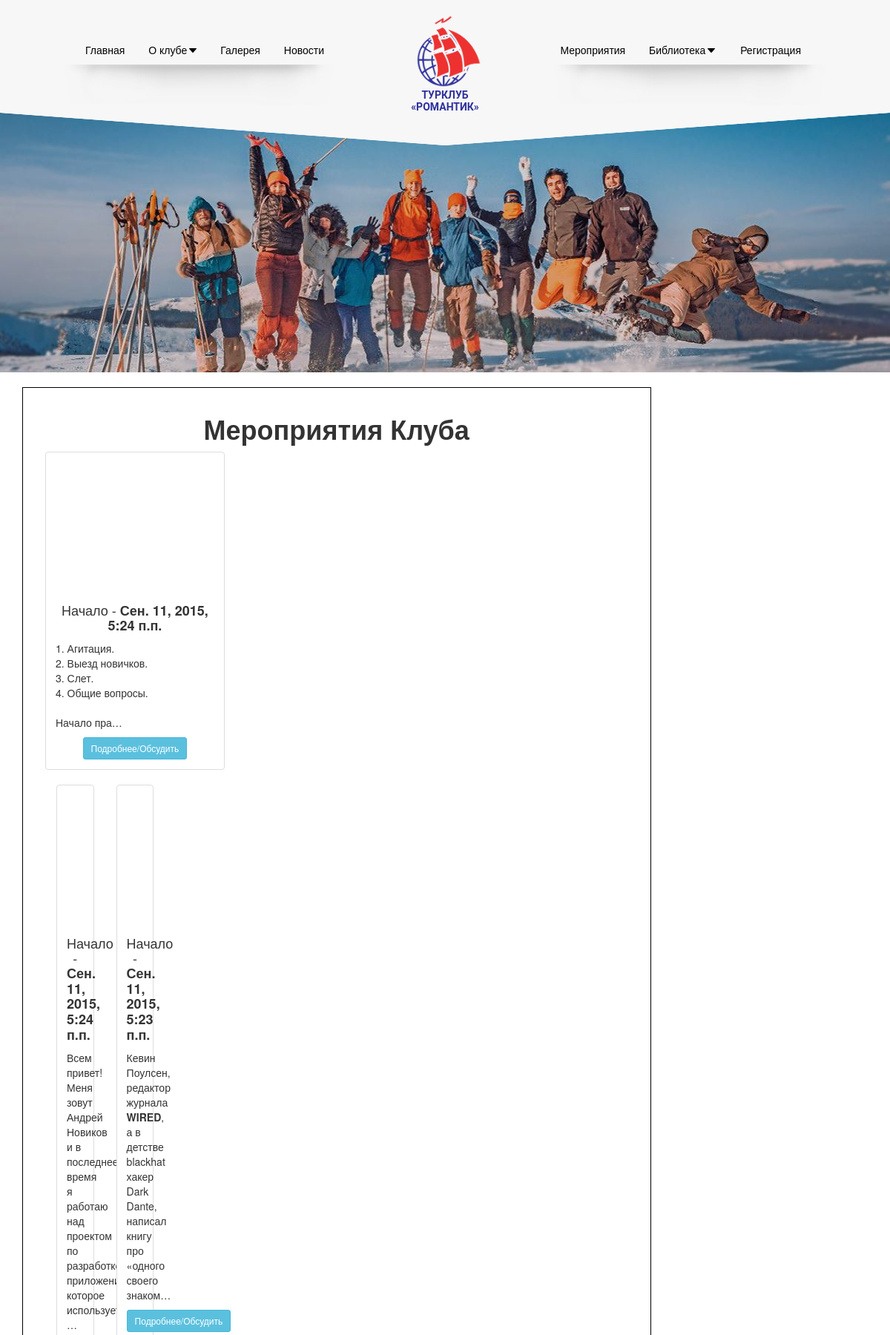
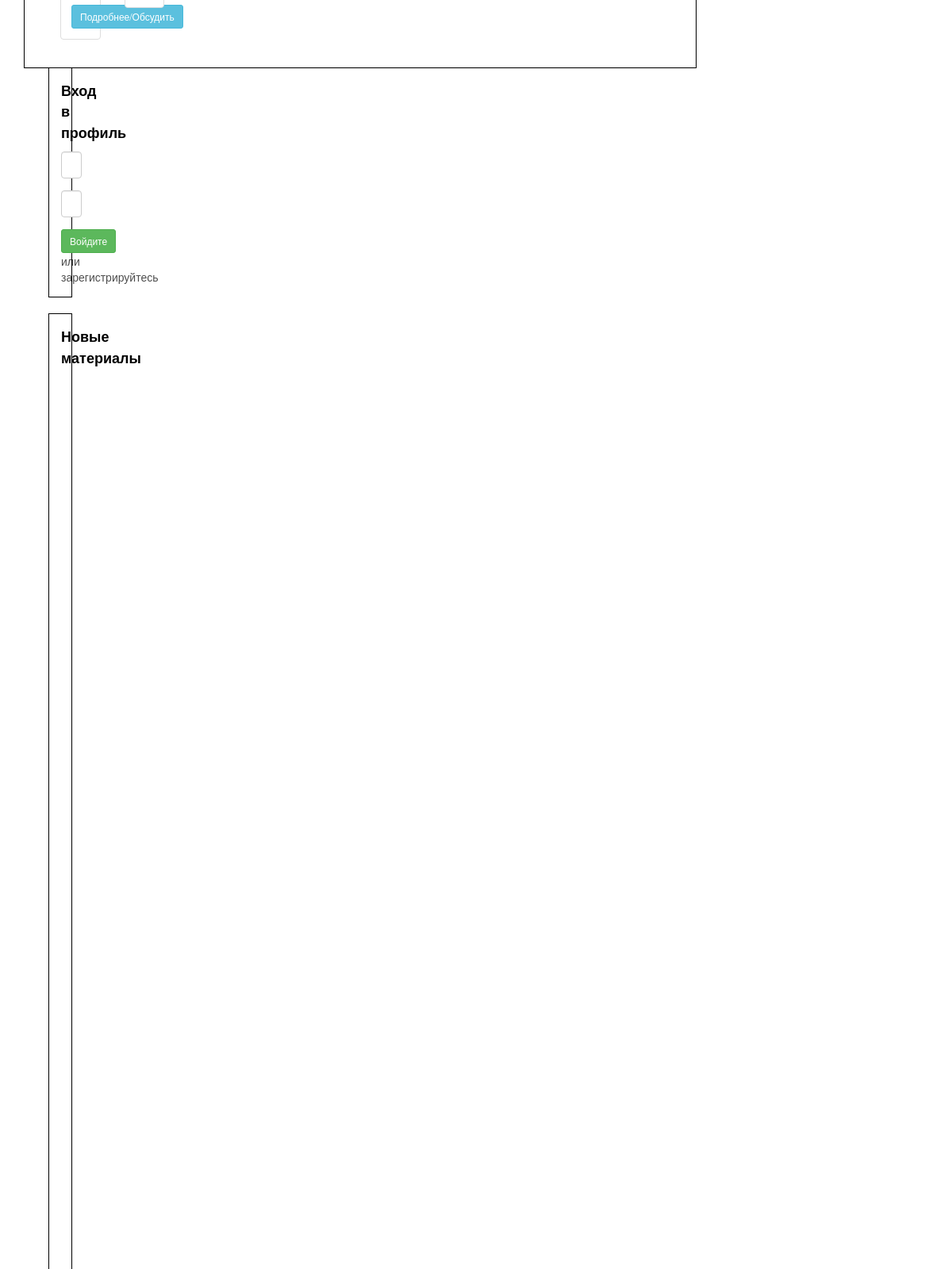
Page /party/ (upper part) on the committed database (2 pictures, top to bottom).
### party/models.py (models this page shows, shortened)
class Party(models.Model):
    DISABLE = 0
    ENABLE = 1
    PARTY = 2
    STATE_CHOICE = (
        (DISABLE, 'Disable'),
        (ENABLE, 'Встреча'),
        (PARTY, 'Мероприятие'),
    )
    title = models.CharField(max_length=50, verbose_name=u'Мероприятие')
    date_creation = models.DateTimeField(auto_now_add=True)
    date_start = models.DateTimeField(verbose_name=u'Начало мероприятия')
    data_finish = models.DateTimeField(verbose_name=u'Конец мероприятия')
    state = models.SmallIntegerField(default=PARTY,
                                     choices=STATE_CHOICE,
                                     verbose_name=u'Статус')
    text = models.TextField(verbose_name=u'Страничка')
    files = models.ManyToManyField(AttachedFiles, blank=True, null=True)
    category = models.ManyToManyField(Category,
                                      verbose_name=u'Категории',
                                      related_name="party_category")
    image = models.ImageField(upload_to='PartyImages/')
    if_comments = models.BooleanField(default=True)
    class Meta:
        ordering = ["-date_creation"]
        verbose_name = 'Мероприятие'
        verbose_name_plural = 'Мероприятия'
    def get_absolute_url(self):
        return u'/party/%s' % self.id

### party/views.py (the view)
# urls.py: url(r'^party/$', PartyListView.as_view()),
class PartyListView(ListView):
    model = Party
    context_object_name = 'partys'

### banner/context_processor.py (called while the page is built)
def contex_banner(request):
    if request.user.is_authenticated():
        try:
            profile = CustomUser.objects.get(user=request.user)
        except ObjectDoesNotExist:
            profile = request.user
    else:
        profile = ""
    if request.path == '/party/':
        banner = 'winter.jpg'
    else:
        banner = 'general.jpg'
    return {'banner': banner, 'profile':profile, 'mode_site': settings.DEBUG}

### force_blog/models.py (called while the page is built)
    def get_absolute_url(self):
        return u'/blog/%s' % self.id

### materials/models.py (called while the page is built)
    def get_absolute_url(self):
        return u'/materials/%s' % self.id

    def get_template_material(self):
        if self.rank == 0:
            name_material = "Отчет похода"
        if self.rank == 1:
            name_material = "Творчество"
        if self.rank == 2:
            name_material = "Паспорт препятствия"
        if self.rank == 3:
            name_material = "Документ"
        if self.rank == 4:
            name_material = "Статья"
        return name_material

    def get_rank_material(self):
        if self.rank == 0:
            name_material = "report"
        if self.rank == 1:
            name_material = "art"
        if self.rank == 2:
            name_material = "passport"
        if self.rank == 3:
            name_material = "doc"
        if self.rank == 4:
            name_material = "article"
        return name_material

### party/context_processor.py (called while the page is built)
def contex_party(request):
    try:
        calendar = Party.objects.all()
    except ObjectDoesNotExist:
        calendar = "ERROR"
    return {'calendar': calendar}

### power_comments/templatetags/comments_tags.py (called while the page is built)
@register.simple_tag()
def count_power_comments(app_url):
    comments = PowerComment.objects.all().filter(app=app_url, state=1)
    count_power_comments = comments.count()
    return count_power_comments

### party/templates/party/party_list.html (shortened to what this page needs)
{% extends "base.html" %}
{% block main %}
{% load imagekit %}
<div class="col-md-9 left">
<div class="panel panel-default">
<div class="panel-body">
<h1 align="center"><strong>Мероприятия Клуба</strong></h1>
{% for party in partys %}
<div class="col-sm-6 col-md-4">
    <div class="thumbnail">
        <div style="background-image:url({{ party.image.url }}); background-size: cover;  padding-top:20px; height:180px; width:100%">
        </div>
        <div class="caption">
            <div align="center">
                <h4>Начало - <strong>{{ party.date_start }}</strong></h4>
            </div>
            <p>{{ party.text|safe|truncatechars:130 }}</p>
            <div align="center">
                <a href="/party/{{ party.id }}"><button type="button" class="btn btn-info btn-sm">Подробнее/Обсудить</button></a>
            </div>
        </div>
    </div>
</div>
{% endfor %}
</div>
</div>
</div>
<div class="col-md-3">
    {% load page_navigation %}
    {% page_navigation request %}
</div>
{% endblock %}

### romantic/static/css/style.css (style rules this page uses)
a { color: rgba(0, 0, 0, 0.7); }

### romantic/static/css/style_romantic.css (style rules this page uses)
.panel-default { border-color: #000; }
.panel { border-radius: 0px; }

### rows in the picture
Party: date_start "Сен. 11, 2015, 5:24 п.п.", text "1. Агитация. 2. Выезд новичков. 3. Слет. 4. Общие вопросы. Начало пра…"
Party: date_start "Сен. 11, 2015, 5:24 п.п.", text "Всем привет! Меня зовут Андрей Новиков и в последнее время я работаю над проектом по разработке приложения, которое используется …"
Party: date_start "Сен. 11, 2015, 5:23 п.п.", text "Кевин Поулсен, редактор журнала WIRED , а в детстве blackhat хакер Dark Dante, написал книгу про «одного своего знаком…"
